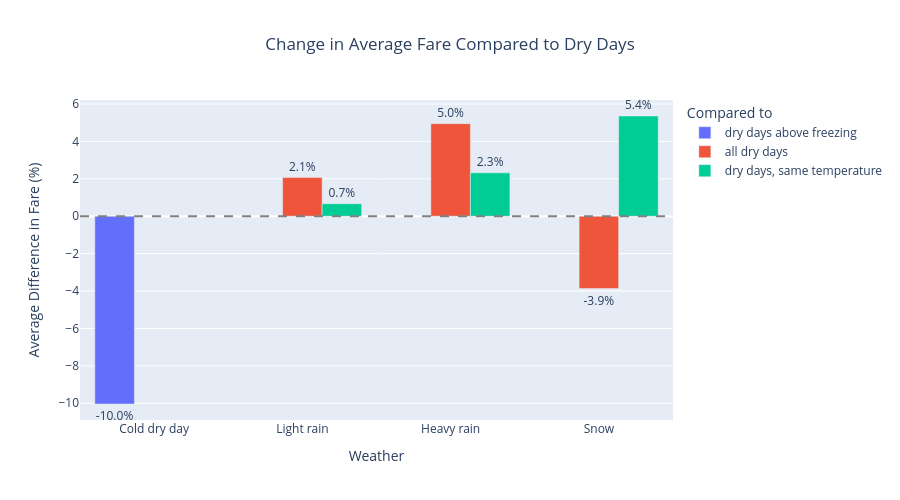

Write notebook code for a chart like this one.
### Markdown cell above
### Average fare compared to a dry day

The bars show the average percent difference in the average fare. Each weather type has two bars, one for each comparison, so the overall change and the change at the same temperature can be seen side by side.

### Code cell
fig = px.bar(
    fare_effects,
    x = 'weather',
    y = 'avg_fare_pct',
    color = 'compared_to',
    barmode = 'group',
    text = 'avg_fare_pct',
    category_orders = {'weather': ['Cold dry day', 'Light rain', 'Heavy rain', 'Snow']},
    hover_data = {
        'days': True,
        'avg_fare_diff': ':.2f'
    },
    title = 'Change in Average Fare Compared to Dry Days',
    labels = {
        'weather': 'Weather',
        'avg_fare_pct': 'Average Difference in Fare (%)',
        'compared_to': 'Compared to',
        'days': 'Days',
        'avg_fare_diff': 'Difference ($)'
    }
)

fig.update_traces(texttemplate = '%{text:.1f}%', textposition = 'outside')

# a dashed line at 0 marks a day that is the same as a dry day
fig.add_hline(y = 0, line_dash = 'dash', line_color = 'gray')

fig.update_layout(
    title = dict(x = 0.5, xanchor = 'center'),
    height = 500
)

fig.show()

### Figure 1 — Plotly figure (JSON) as saved in the notebook; plotly's stock layout.template omitted (floating-point values rounded to 4 significant figures)
{"data": [{"alignmentgroup": "True", "customdata": [[63.0, -1.82]], "hovertemplate": "Compared to=dry days above freezing<br>Weather=%{x}<br>Average Difference in Fare (%)=%{text}<br>Days=%{customdata[0]}<br>Difference ($)=%{customdata[1]:.2f}<extra></extra>", "legendgroup": "dry days above freezing", "marker": {"color": "#636efa", "pattern": {"shape": ""}}, "name": "dry days above freezing", "offsetgroup": "dry days above freezing", "orientation": "v", "showlegend": true, "text": [-10.04], "textposition": "outside", "texttemplate": "%{text:.1f}%", "type": "bar", "x": ["Cold dry day"], "xaxis": "x", "y": [-10.04], "yaxis": "y"}, {"alignmentgroup": "True", "customdata": [[105.0, 0.36], [16.0, 0.84], [27.0, -0.68]], "hovertemplate": "Compared to=all dry days<br>Weather=%{x}<br>Average Difference in Fare (%)=%{text}<br>Days=%{customdata[0]}<br>Difference ($)=%{customdata[1]:.2f}<extra></extra>", "legendgroup": "all dry days", "marker": {"color": "#EF553B", "pattern": {"shape": ""}}, "name": "all dry days", "offsetgroup": "all dry days", "orientation": "v", "showlegend": true, "text": [2.07, 4.95, -3.87], "textposition": "outside", "texttemplate": "%{text:.1f}%", "type": "bar", "x": ["Light rain", "Heavy rain", "Snow"], "xaxis": "x", "y": [2.07, 4.95, -3.87], "yaxis": "y"}, {"alignmentgroup": "True", "customdata": [[105.0, 0.11], [16.0, 0.39], [27.0, 0.84]], "hovertemplate": "Compared to=dry days, same temperature<br>Weather=%{x}<br>Average Difference in Fare (%)=%{text}<br>Days=%{customdata[0]}<br>Difference ($)=%{customdata[1]:.2f}<extra></extra>", "legendgroup": "dry days, same temperature", "marker": {"color": "#00cc96", "pattern": {"shape": ""}}, "name": "dry days, same temperature", "offsetgroup": "dry days, same temperature", "orientation": "v", "showlegend": true, "text": [0.67, 2.32, 5.36], "textposition": "outside", "texttemplate": "%{text:.1f}%", "type": "bar", "x": ["Light rain", "Heavy rain", "Snow"], "xaxis": "x", "y": [0.67, 2.32, 5.36], "yaxis": "y"}], "layout": {"barmode": "group", "height": 500, "legend": {"title": {"text": "Compared to"}, "tracegroupgap": 0}, "shapes": [{"line": {"color": "gray", "dash": "dash"}, "type": "line", "x0": 0, "x1": 1, "xref": "x domain", "y0": 0, "y1": 0, "yref": "y"}], "title": {"text": "Change in Average Fare Compared to Dry Days", "x": 0.5, "xanchor": "center"}, "xaxis": {"anchor": "y", "categoryarray": ["Cold dry day", "Light rain", "Heavy rain", "Snow"], "categoryorder": "array", "domain": [0, 1], "title": {"text": "Weather"}}, "yaxis": {"anchor": "x", "domain": [0, 1], "title": {"text": "Average Difference in Fare (%)"}}}}
